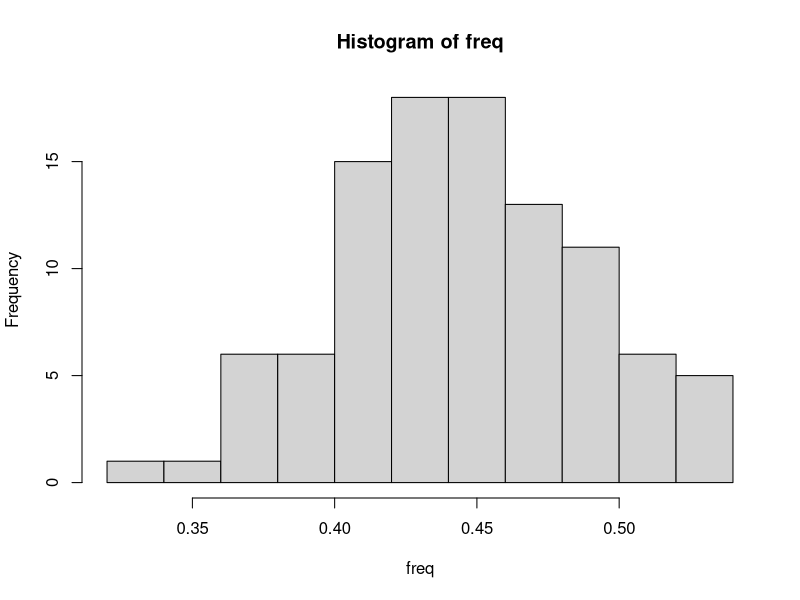
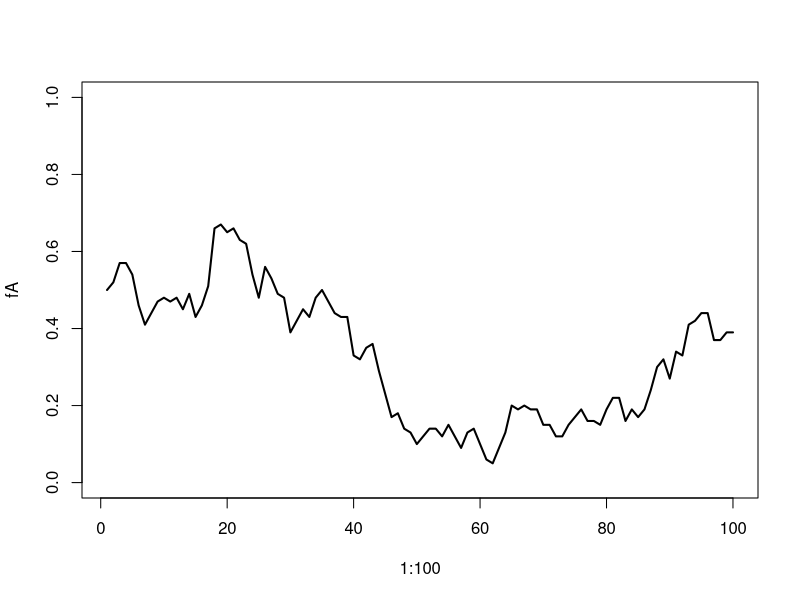
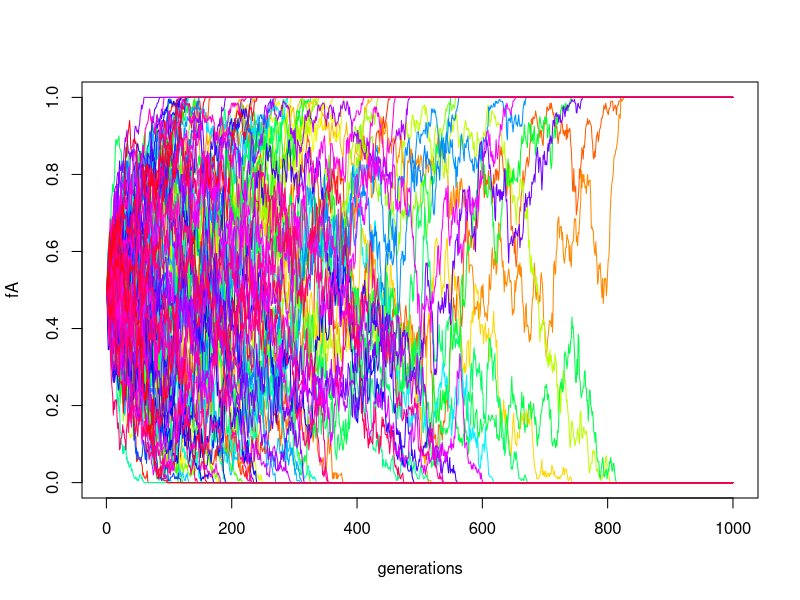

These figures' R source, in order: (Note: this script raises an error after producing the figures.)
## ---- chunk 1
N <- 50
fA <- 0.5
## ---- chunk 2
rbinom(1, 2*N, fA) / (2*N)
## ---- chunk 3


rbinom(1, 2*N, 0.53) / (2*N)
## ---- chunk 4
rbinom(20, 2*N, 0.53) / (2*N)
## ---- chunk 5
 freq <- rbinom(100, 2*N, 0.45) / (2*N)
## ---- chunk 6
hist(freq)
## ---- chunk 7
N <- 50
# 100 generations
fA <- rep(NA, 100)
# at t=0
fA[1] <- 0.50
## ---- chunk 8
for (t in 1:99) fA[t+1] <- rbinom(1, 2*N, fA[t]) / (2*N)
## ---- chunk 9
plot(x=1:100, y=fA, type="l", ylim=c(0,1), lwd=2)
## ---- chunk 10
N <-  100
gen <-  1000
nrepl <- 100 # number of distinct simulations
results <-list()
for (j in 1:nrepl) {
fA <- rep(NA,200)
fA[1] <- 0.50
for (t in 1:(gen-1)) fA[t+1] <- rbinom(1, 2*N, fA[t]) / (2*N)
if (j == 1) plot(x=1:gen, y = fA, xlab = "generations", type = "l", ylim= c(0,1), col = rainbow(nrepl)[j]) else lines(x=1:gen, y = fA, col = rainbow(nrepl)[j])
}
## ---- chunk 11

## ---- chunk 12
# small population (blue)
 N_small <- 100
 fA <- 0.5
 for (j in 1:20) {
fA[1] <- 0.50
for (t in 1:99) fA[t+1] <- rbinom(1, 2*N, fA[t]) / (2*N)
if (j == 1) plot(x=1:gen, y = fA, xlab = "generations", type = "l", ylim= c(0,1), col = blue(nrepl)[j]) else lines(x=1:gen, y = fA, col = rainbow(nrepl)[j])
}
# large population (red)
# N_large <- 1000
